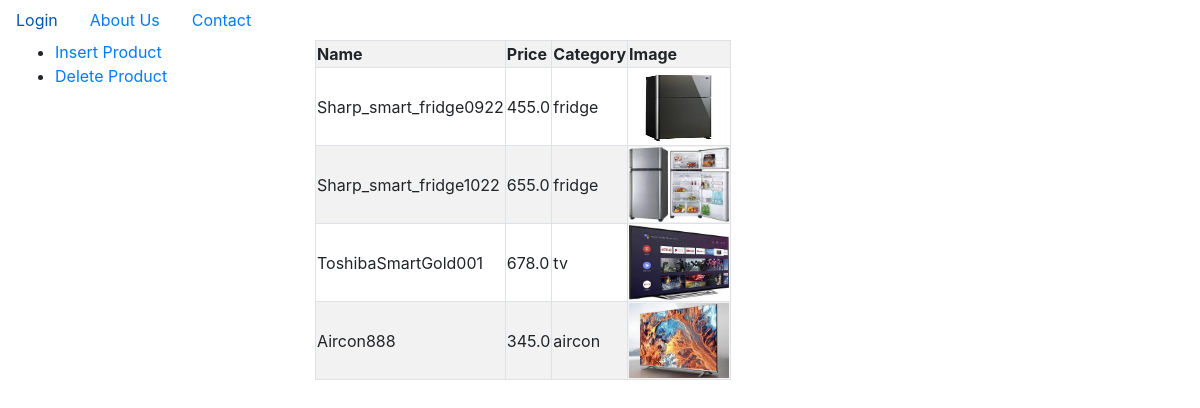
Page /products on the committed database.
### tables this page shows
CREATE TABLE "product" (
	"id"	INTEGER,
	"name"	TEXT NOT NULL,
	"price"	REAL,
	"category"	TEXT,
	"filepath"	TEXT,
	PRIMARY KEY("id" AUTOINCREMENT)
);

### server.py (the view)
@app.route("/products")
def showProducts():
    with connectDB() as conn:
        cursor = conn.cursor()
        rows = cursor.execute("select * from product").fetchall()
        return render_template("products.html",records = rows, title="product list")

### server.py (called while the page is built)
def connectDB():
    conn = sql.connect("users.db")
    conn.row_factory= sql.Row # returns resultset as dictionary
    return conn

### templates/products.html (shortened to what this page needs)
{% extends "layout.html" %}
{% block content %}
<table class="table-striped table-bordered">
    <tr><th>Name</th>
        <th>Price</th>
        <th>Category</th>
        <th>Image
        </th></tr>
    {% for record in records %}
    <tr><td>{{record.name}}</td>
        <td>{{record.price}}</td>
        <td>{{record.category}}</td>
        <td><img src="static/pictures/{{record.filepath}}" style="width:100px; height:75px"></td>
    </tr>
    {% endfor %}
</table>
{% endblock %}

### templates/layout.html (shortened to what this page needs)
<!DOCTYPE html>
<html>
    <head>
        <link rel="stylesheet" href="https://cdn.jsdelivr.net/npm/bootstrap@4.6.2/dist/css/bootstrap.min.css">
    </head>
    <body>
      <ul class="nav">
        {% if not 'email' in session %}
              <li class="nav-item">
                <a class="nav-link" href="/login">Login</a>
              </li>
        {% endif %}
        <li class="nav-item">
          <a class="nav-link" href="/aboutus">About Us</a>
        </li>
        <li class="nav-item">
          <a class="nav-link" href="/contactus">Contact</a>
        </li>
      </ul>
        <div class="container-fluid">
        <div class="row">
           <div class="col-md-3">
            <ul>
                <li><a href="/products/new">Insert Product</a></li>
                <li><a href="/products/delete">Delete Product</a></li>
            </ul>
           </div>
           <div class="col-md-9">
            {% block content %}
            {% endblock %}
           </div>
        </div>
    </div>
    </body>
</html>

### rows in the picture
product: name "Sharp_smart_fridge0922", price "455.0", category "fridge", filepath (picture)
product: name "Sharp_smart_fridge1022", price "655.0", category "fridge", filepath (picture)
product: name "ToshibaSmartGold001", price "678.0", category "tv", filepath (picture)
product: name "Aircon888", price "345.0", category "aircon", filepath (picture)
